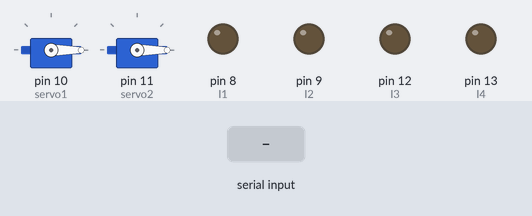
Bench run of a sketch on a simulated Arduino Uno, built with avr-gcc and run on an emulated ATmega328P. Shown: 2 × servo, output pins drawn as LEDs (lit = HIGH). The test bench sets the inputs (shaded band).

Above: at 4.2 s.
4.3 s: "r" received over the second serial link
At 5.3 s:
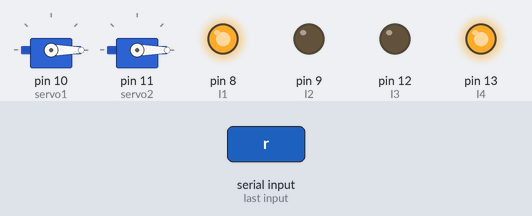
5.8 s: "i" received over the second serial link
At 6.5 s:
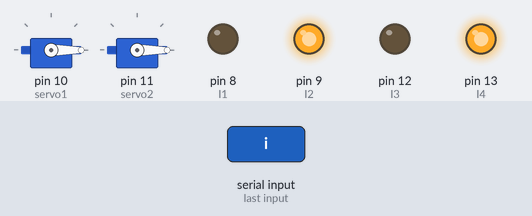
7.3 s: "a" received over the second serial link
At 7.6 s:
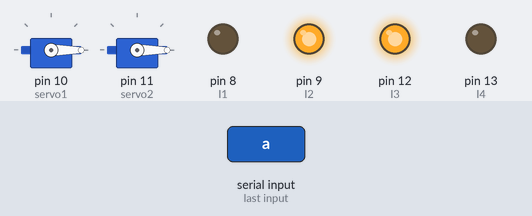
8.8 s: "s" received over the second serial link
At 10.0 s:
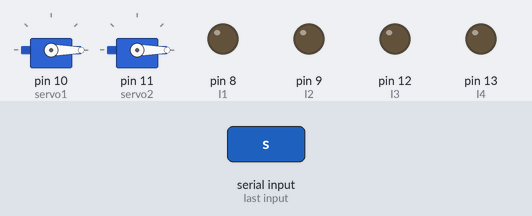
Timing chart, 0 to 11.3 s (numbered marks = the images above; inputs shaded):
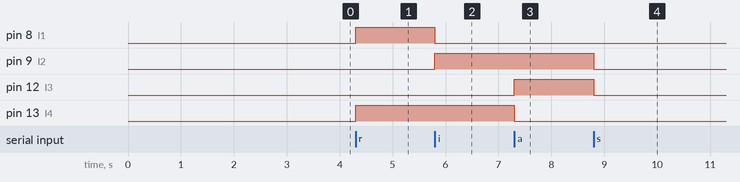

Measured:
- after the input at 4.3 s, pin 8 (I1), pin 13 (I4): LOW → HIGH at once
- after the input at 5.8 s, pin 8 (I1): HIGH → LOW at once; pin 9 (I2): LOW → HIGH at once
- after the input at 7.3 s, pin 12 (I3): LOW → HIGH at once; pin 13 (I4): HIGH → LOW at once
- after the input at 8.8 s, pin 9 (I2), pin 12 (I3): HIGH → LOW at once

The sketch:

codigo_cascodrilo.ino
```cpp
#include <Servo.h>
#include <SoftwareSerial.h>
SoftwareSerial BT(2,3);
Servo servo1;
Servo servo2;
int val;


void setup()
{
  BT.begin(9600);
  servo1.attach(10);
  servo2.attach(11);
  servo1.write(0);
  servo2.write(-90);

  //Declarar los pines para el motor 1
  pinMode(8, OUTPUT); //I1
  pinMode(9, OUTPUT); //I2

  //Declarar los pines para el motor 2
  pinMode(12, OUTPUT);  //I3
  pinMode(13, OUTPUT);  //I4

  delay(3000);

}

void loop()
{
  if (BT.available() >= 1)
  {
    val = BT.read();

    if (val == 'r')
    {
      motores(-250, 250);
    }
    else if (val == 'i')
    {
      motores(-250, -250);
    }
    else if (val == 's')
    {
      digitalWrite(8, LOW);
      digitalWrite(9, LOW);
      digitalWrite(12, LOW);
      digitalWrite(13, LOW);
    }
    else if (val == 'a')
    {
      motores(250, -250);
    }
    else if (val == 'd')
    {
      Disparo();
    }
  }
}

void motores(float m1, float m2)
{
  //m1 y m2 son las velocidades del primer
  // y segundo motor, entre -255 y 255


  //Invertir el giro del motor 1 si es necesario
  if (m1 < 0)
  {
    digitalWrite(13, HIGH);
    digitalWrite(12, LOW);
    m1 = -m1;
  }
  else
  {
    digitalWrite(13, LOW);
    digitalWrite(12, HIGH);
  }


  //Invertir el giro del motor 2 si es necesario
  if (m2 < 0)
  {
    digitalWrite(9, HIGH);
    digitalWrite(8, LOW);
    m2 = -m2;
  }
  else
  {
    digitalWrite(9, LOW);
    digitalWrite(8, HIGH);
  }

}

void Disparo()
{
  servo1.write(-90);
  delay(2000);
  servo2.write(0);
  delay(2000);
  servo1.write(0);
  delay(2000);
  servo2.write(-90);


}
```
